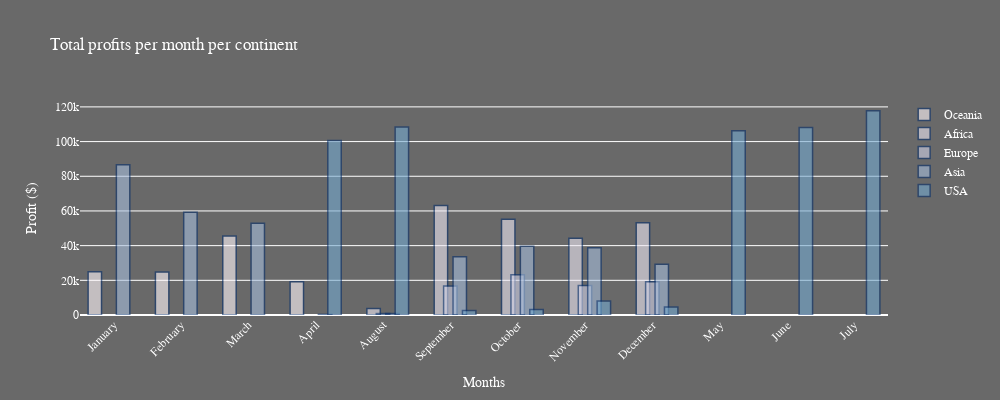

Notebook source saved alongside this figure:
### Code cell
fig3 = go.Figure()
continents = ['Oceania', 'Africa', 'Europe','Asia','USA']
for cont, color in zip(continents, px.colors.sequential.PuBu):
    fig3_data  = data[(data['Year'] == 2016) & (data['continent'] == cont)].groupby(by = ['Month']).sum().sort_values(by = 'Month', key = month_sorter).reset_index()
    fig3.add_trace(go.Bar(
        x = fig3_data['Month'],
        y = fig3_data['Order Profit Per Order'],
        name = cont,
        marker_color = color,
        width = 0.2
        
        
    ))
fig3.update_traces( marker_line_color='rgb(8,48,107)',
                  marker_line_width=1.5, opacity=0.6)    
        
fig3.update_layout(barmode='group', xaxis_tickangle=-45)

fig3.update_layout( title="Total profits per month per continent",
                    xaxis_title="Months",
                    yaxis_title="Profit ($)",
                    uniformtext_minsize=12,
                    paper_bgcolor='rgb(105,105,105)',
                    plot_bgcolor='rgb(105,105,105)',
                    uniformtext_mode='hide',
                    font = dict(color = 'white', family = "Arial"),
                    bargap= 0.3,
                    height = 400,
                    width = 1000
                    )
fig3.show()

### Figure 1 — Plotly figure (JSON) as saved in the notebook; plotly's stock layout.template omitted (floating-point values rounded to 4 significant figures)
{"data": [{"marker": {"color": "rgb(255,247,251)", "line": {"color": "rgb(8,48,107)", "width": 1.5}}, "name": "Oceania", "opacity": 0.6, "type": "bar", "width": 0.2, "x": ["January", "February", "March", "April"], "y": [24940.0, 24770.0, 45600.0, 19170.0]}, {"marker": {"color": "rgb(236,231,242)", "line": {"color": "rgb(8,48,107)", "width": 1.5}}, "name": "Africa", "opacity": 0.6, "type": "bar", "width": 0.2, "x": ["August", "September", "October", "November", "December"], "y": [3701.0, 63130.0, 55270.0, 44310.0, 53240.0]}, {"marker": {"color": "rgb(208,209,230)", "line": {"color": "rgb(8,48,107)", "width": 1.5}}, "name": "Europe", "opacity": 0.6, "type": "bar", "width": 0.2, "x": ["August", "September", "October", "November", "December"], "y": [851.7, 16730.0, 23220.0, 17030.0, 19160.0]}, {"marker": {"color": "rgb(166,189,219)", "line": {"color": "rgb(8,48,107)", "width": 1.5}}, "name": "Asia", "opacity": 0.6, "type": "bar", "width": 0.2, "x": ["January", "February", "March", "April", "August", "September", "October", "November", "December"], "y": [86590.0, 59210.0, 52840.0, 346.1, 910.0, 33620.0, 39700.0, 38750.0, 29260.0]}, {"marker": {"color": "rgb(116,169,207)", "line": {"color": "rgb(8,48,107)", "width": 1.5}}, "name": "USA", "opacity": 0.6, "type": "bar", "width": 0.2, "x": ["April", "May", "June", "July", "August", "September", "October", "November", "December"], "y": [100600.0, 106200.0, 108200.0, 117800.0, 108400.0, 2566.0, 3231.0, 8009.0, 4665.0]}], "layout": {"bargap": 0.3, "barmode": "group", "font": {"color": "white", "family": "Arial"}, "height": 400, "paper_bgcolor": "rgb(105,105,105)", "plot_bgcolor": "rgb(105,105,105)", "title": {"text": "Total profits per month per continent"}, "uniformtext": {"minsize": 12, "mode": "hide"}, "width": 1000, "xaxis": {"tickangle": -45, "title": {"text": "Months"}}, "yaxis": {"title": {"text": "Profit ($)"}}}}
